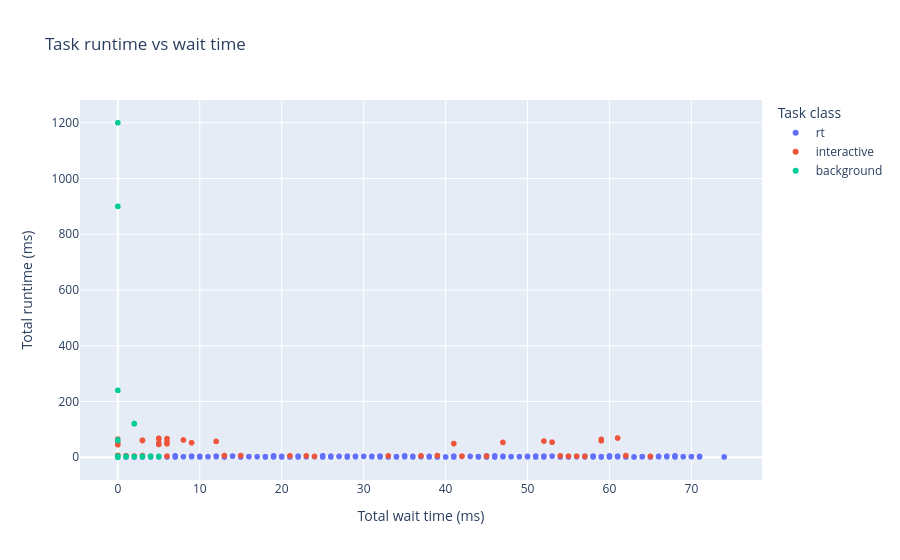

Notebook code for this chart:
### Markdown cell above
## Task runtime vs wait

### Code cell
runtime_fig = ml.make_task_runtime_scatter(trace)
runtime_fig

### Figure 1 — Plotly figure (JSON) as saved in the notebook; plotly's stock layout.template omitted (floating-point values rounded to 4 significant figures; data arrays with more than 128 entries replaced by an {"elided": "..."} marker saying what was removed)
{"data": [{"customdata": {"elided": "6165x5 mixed values"}, "hovertemplate": "Task class=rt<br>Total wait time (ms)=%{x}<br>Total runtime (ms)=%{y}<br>name=%{customdata[0]}<br>priority=%{customdata[1]}<br>dispatch_count=%{customdata[2]}<br>arrival_ms=%{customdata[3]}<br>completion_ms=%{customdata[4]}<extra></extra>", "legendgroup": "rt", "marker": {"color": "#636efa", "symbol": "circle"}, "mode": "markers", "name": "rt", "showlegend": true, "type": "scattergl", "x": {"elided": "6165 int values"}, "xaxis": "x", "y": {"elided": "6165 int values"}, "yaxis": "y"}, {"customdata": {"elided": "541x5 mixed values"}, "hovertemplate": "Task class=interactive<br>Total wait time (ms)=%{x}<br>Total runtime (ms)=%{y}<br>name=%{customdata[0]}<br>priority=%{customdata[1]}<br>dispatch_count=%{customdata[2]}<br>arrival_ms=%{customdata[3]}<br>completion_ms=%{customdata[4]}<extra></extra>", "legendgroup": "interactive", "marker": {"color": "#EF553B", "symbol": "circle"}, "mode": "markers", "name": "interactive", "showlegend": true, "type": "scattergl", "x": {"elided": "541 int values"}, "xaxis": "x", "y": {"elided": "541 int values"}, "yaxis": "y"}, {"customdata": {"elided": "64x5 mixed values"}, "hovertemplate": "Task class=background<br>Total wait time (ms)=%{x}<br>Total runtime (ms)=%{y}<br>name=%{customdata[0]}<br>priority=%{customdata[1]}<br>dispatch_count=%{customdata[2]}<br>arrival_ms=%{customdata[3]}<br>completion_ms=%{customdata[4]}<extra></extra>", "legendgroup": "background", "marker": {"color": "#00cc96", "symbol": "circle"}, "mode": "markers", "name": "background", "showlegend": true, "type": "scattergl", "x": [0, 0, 0, 5, 0, 0, 2, 0, 2, 0, 2, 0, 0, 0, 0, 4, 0, 0, 0, 3, 0, 0, 0, 1, 0, 0, 5, 0, 2, 0, 0, 0, 4, 4, 0, 0, 3, 0, 3, 4, 0, 0, 0, 0, 0, 3, 0, 0, 3, 0, 0, 4, 1, 0, 0, 0, 0, 0, 0, 0, 0, 0, 0, 0], "xaxis": "x", "y": [2, 2, 3, 3, 3, 900, 120, 62, 121, 61, 2, 60, 3, 2, 2, 2, 2, 2, 3, 3, 3, 3, 0, 3, 3, 3, 2, 2, 2, 2, 0, 2, 2, 2, 2, 1200, 2, 2, 2, 3, 240, 2, 3, 3, 3, 2, 3, 3, 3, 4, 2, 4, 2, 2, 3, 3, 2, 3, 3, 3, 2, 3, 3, 0], "yaxis": "y"}], "layout": {"legend": {"title": {"text": "Task class"}, "tracegroupgap": 0}, "title": {"text": "Task runtime vs wait time"}, "xaxis": {"anchor": "y", "domain": [0, 1], "title": {"text": "Total wait time (ms)"}}, "yaxis": {"anchor": "x", "domain": [0, 1], "title": {"text": "Total runtime (ms)"}}}}
